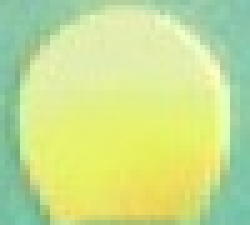
#> input picture Buoy detection using GMM/Code/Dataset1/Yellow/Training/Yellow131.jpg, 50 x 45 px (shown 5 times larger); its folder holds only this picture in this run
$ python histogram_yellow.py
#> lines starting #> are read from the running program, lines starting #| are printed output that depends on the picture
import cv2
import numpy as np
from matplotlib import pyplot as plt
import os
import math

path = "Dataset1/Yellow/Training/"


def gaussian(x, mu, sig):
    gauss = ((1 / (sig * math.sqrt(2 * math.pi))) * np.exp(-np.power(x - mu, 2.) / (2 * np.power(sig, 2.))))
    return gauss


def get_images():
    images = []
    for image in os.listdir(path):
        images.append(image)
    return images


def calc_hist(images):
    histogram_b = np.zeros((256, 1))
    histogram_g = np.zeros((256, 1))
    histogram_r = np.zeros((256, 1))

    for image in images:
        imagee = cv2.imread("%s%s" % (path, image))
        img = cv2.GaussianBlur(imagee, (5, 5), 0)
        color = ("b", "g", "r")
        for i, col in enumerate(color):
            if col == 'b':
                histr_b = cv2.calcHist([img], [i], None, [256], [0, 256])
                histogram_b = np.column_stack((histogram_b, histr_b))
            if col == 'g':
                histr_g = cv2.calcHist([img], [i], None, [256], [0, 256])
                histogram_g = np.column_stack((histogram_g, histr_g))
            if col == 'r':
                histr_r = cv2.calcHist([img], [i], None, [256], [0, 256])
                histogram_r = np.column_stack((histogram_r, histr_r))
    return img, histogram_r, histogram_g, histogram_b


def histogram_avg(histogram_r, histogram_g, histogram_b):
    histogram_avg_r = np.sum(histogram_r, axis=1) / (histogram_r.shape[1] - 1)
    histogram_avg_g = np.sum(histogram_g, axis=1) / (histogram_g.shape[1] - 1)
    histogram_avg_b = np.sum(histogram_b, axis=1) / (histogram_b.shape[1] - 1)
    plt.plot(histogram_avg_r, color='r')
    plt.plot(histogram_avg_g, color='g')
    plt.plot(histogram_avg_b, color='b')
    plt.show()


def plot_bellcurve(img):
    (mean, stds) = cv2.meanStdDev(img)
    x = list(range(0, 255))

    g_mean = mean[1]
    g_std = stds[1]

    r_mean = mean[2]
    r_std = stds[2]

    gauss_g = gaussian(x, g_mean, g_std)
    gauss_o = gaussian(x, r_mean, r_std)

    plt.plot(gauss_g, color='g')
    plt.plot(gauss_o, color='r')
    plt.show()


def main():
    images = get_images()
    img, histogram_r, histogram_g, histogram_b = calc_hist(images)
#> in calc_hist, imagee is the input picture: shape (45, 50, 3); mean B, G, R 142.9, 224.4, 200.6
#> after the loop in calc_hist, `for i, col in enumerate(color):`: histogram_b = 256 pairs, first value 0 to 0, second value 0 to 67; histogram_g = 256 pairs, first value 0 to 0, second value 0 to 186; histogram_r = 256 pairs, first value 0 to 0, second value 0 to 168
    histogram_avg( histogram_r, histogram_g, histogram_b)
#> in histogram_avg, `histogram_avg_r = np.sum(histogram_r, axis=1) / (histogram_r.shape[1] ..`: histogram_avg_r = 256 values, max 168 at index 227, min 0 at index 0, mean 8.79
#> in histogram_avg, `histogram_avg_g = np.sum(histogram_g, axis=1) / (histogram_g.shape[1] ..`: histogram_avg_g = 256 values, max 186 at index 241, min 0 at index 0, mean 8.79
#> in histogram_avg, `histogram_avg_b = np.sum(histogram_b, axis=1) / (histogram_b.shape[1] ..`: histogram_avg_b = 256 values, max 67 at index 168, min 0 at index 0, mean 8.79
#> in histogram_avg, `plt.show()`:
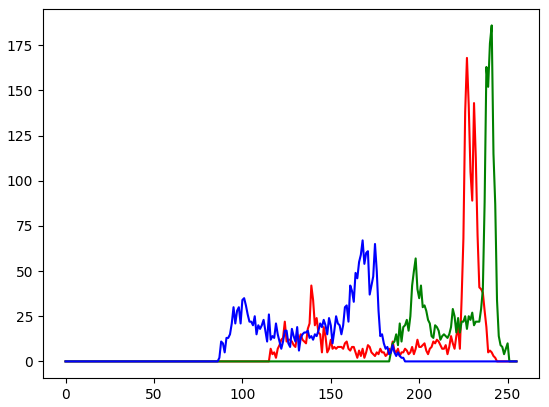
#> figure drawn by matplotlib, 1 panel; curve peaks at x = 227, y = 168; curve peaks at x = 241, y = 186; curve peaks at x = 168, y = 67
    plot_bellcurve(img)
#> in plot_bellcurve, `(mean, stds) = cv2.meanStdDev(img)`: mean = [142.9, 224.5, 200.8]; stds = [28.83, 18.56, 39.27]
#> in plot_bellcurve, `g_mean = mean[1]`: g_mean = [224.5]
#> in plot_bellcurve, `g_std = stds[1]`: g_std = [18.56]
#> in plot_bellcurve, `r_mean = mean[2]`: r_mean = [200.8]
#> in plot_bellcurve, `r_std = stds[2]`: r_std = [39.27]
#> in gaussian, `gauss = ((1 / (sig * math.sqrt(2 * math.pi))) * np.exp(-np.power(x - m..`: gauss = 255 values, max 0.0215 at index 225, min 3.57e-34 at index 0, mean 0.00371
#> in plot_bellcurve, `gauss_g = gaussian(x, g_mean, g_std)`: gauss_g has the same summary as gauss in gaussian
#> in plot_bellcurve, `gauss_o = gaussian(x, r_mean, r_std)`: gauss_o = 255 values, max 0.0102 at index 201, min 2.14e-08 at index 0, mean 0.00359
#> in plot_bellcurve, `plt.show()`:
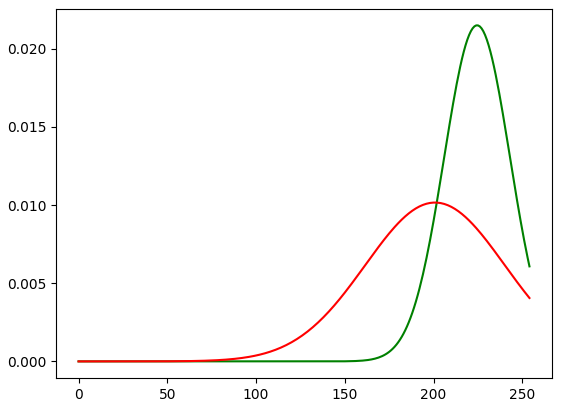
#> figure drawn by matplotlib, 1 panel; curve peaks at x = 225, y = 0.0215; curve peaks at x = 201, y = 0.0102


if __name__ == '__main__':
    main()

$ run again, on Buoy detection using GMM/Code/Dataset1/Yellow/Training/Yellow141.jpg
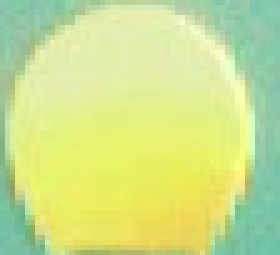
#> input picture Buoy detection using GMM/Code/Dataset1/Yellow/Training/Yellow141.jpg, 56 x 51 px (shown 5 times larger)
#> in calc_hist, imagee is the input picture: shape (51, 56, 3); mean B, G, R 140.5, 225.7, 205
#> after the loop in calc_hist, `for i, col in enumerate(color):`: histogram_b = 256 pairs, first value 0 to 0, second value 0 to 98; histogram_g = 256 pairs, first value 0 to 0, second value 0 to 291; histogram_r = 256 pairs, first value 0 to 0, second value 0 to 234
#> histogram_avg_r = 256 values, max 234 at index 228, min 0 at index 0, mean 11.16
#> histogram_avg_g = 256 values, max 291 at index 240, min 0 at index 0, mean 11.16
#> histogram_avg_b = 256 values, max 98 at index 166, min 0 at index 0, mean 11.16
#> in histogram_avg, `plt.show()`:
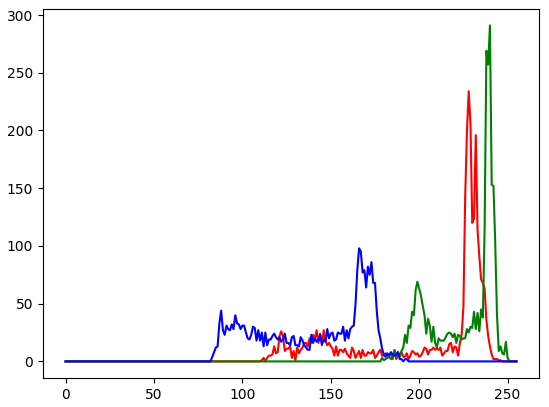
#> figure drawn by matplotlib, 1 panel; curve peaks at x = 228, y = 234; curve peaks at x = 240, y = 291; curve peaks at x = 166, y = 98
#> mean = [140.5, 225.8, 205.3]; stds = [30.8, 17.76, 38.38]
#> g_mean = [225.8]
#> g_std = [17.76]
#> r_mean = [205.3]
#> r_std = [38.38]
#> gauss = 255 values, max 0.0225 at index 226, min 1.71e-37 at index 0, mean 0.00371
#> gauss_g has the same summary as gauss in gaussian
#> gauss_o = 255 values, max 0.0104 at index 205, min 6.32e-09 at index 0, mean 0.00353
#> in plot_bellcurve, `plt.show()`:
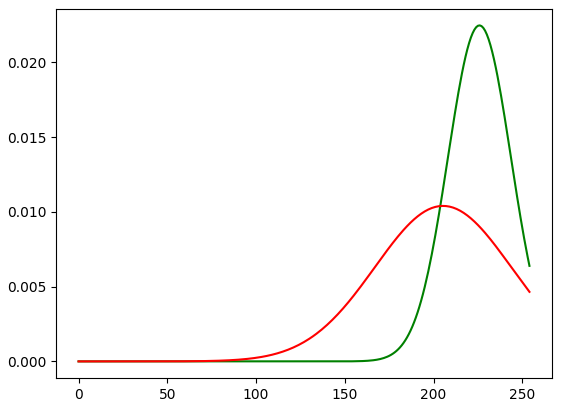
#> figure drawn by matplotlib, 1 panel; curve peaks at x = 226, y = 0.0225; curve peaks at x = 205, y = 0.0104

$ run again, on Buoy detection using GMM/Code/Dataset1/Yellow/Training/Yellow149.jpg
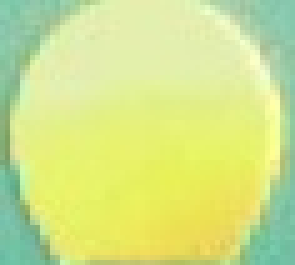
#> input picture Buoy detection using GMM/Code/Dataset1/Yellow/Training/Yellow149.jpg, 59 x 53 px (shown 5 times larger)
#> in calc_hist, imagee is the input picture: shape (53, 59, 3); mean B, G, R 137.2, 228, 209.4
#> after the loop in calc_hist, `for i, col in enumerate(color):`: histogram_b = 256 pairs, first value 0 to 0, second value 0 to 131; histogram_g = 256 pairs, first value 0 to 0, second value 0 to 351; histogram_r = 256 pairs, first value 0 to 0, second value 0 to 318
#> histogram_avg_r = 256 values, max 318 at index 227, min 0 at index 0, mean 12.21
#> histogram_avg_g = 256 values, max 351 at index 239, min 0 at index 0, mean 12.21
#> histogram_avg_b = 256 values, max 131 at index 174, min 0 at index 0, mean 12.21
#> in histogram_avg, `plt.show()`:
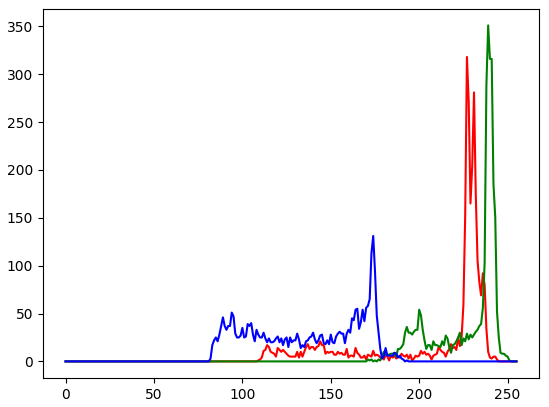
#> figure drawn by matplotlib, 1 panel; curve peaks at x = 227, y = 318; curve peaks at x = 239, y = 351; curve peaks at x = 174, y = 131
#> mean = [137.1, 228.1, 209.7]; stds = [31.32, 17.92, 36.41]
#> g_mean = [228.1]
#> g_std = [17.92]
#> r_mean = [209.7]
#> r_std = [36.41]
#> gauss = 255 values, max 0.0223 at index 228, min 1.5e-37 at index 0, mean 0.00364
#> gauss_g has the same summary as gauss in gaussian
#> gauss_o = 255 values, max 0.011 at index 210, min 6.91e-10 at index 0, mean 0.00349
#> in plot_bellcurve, `plt.show()`:
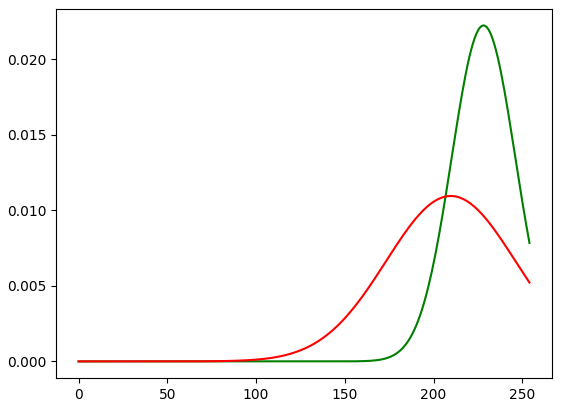
#> figure drawn by matplotlib, 1 panel; curve peaks at x = 228, y = 0.0223; curve peaks at x = 210, y = 0.011

$ run again, on Buoy detection using GMM/Code/Dataset1/Yellow/Training/Yellow133.jpg
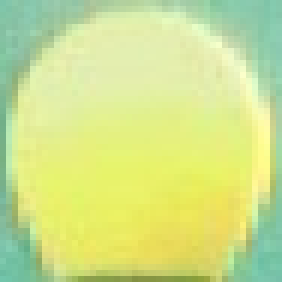
#> input picture Buoy detection using GMM/Code/Dataset1/Yellow/Training/Yellow133.jpg, 47 x 47 px (shown 6 times larger)
#> in calc_hist, imagee is the input picture: shape (47, 47, 3); mean B, G, R 139.6, 226.3, 207.2
#> after the loop in calc_hist, `for i, col in enumerate(color):`: histogram_b = 256 pairs, first value 0 to 0, second value 0 to 62; histogram_g = 256 pairs, first value 0 to 0, second value 0 to 225; histogram_r = 256 pairs, first value 0 to 0, second value 0 to 231
#> histogram_avg_r = 256 values, max 231 at index 228, min 0 at index 0, mean 8.63
#> histogram_avg_g = 256 values, max 225 at index 239, min 0 at index 0, mean 8.63
#> histogram_avg_b = 256 values, max 62 at index 172, min 0 at index 0, mean 8.63
#> in histogram_avg, `plt.show()`:
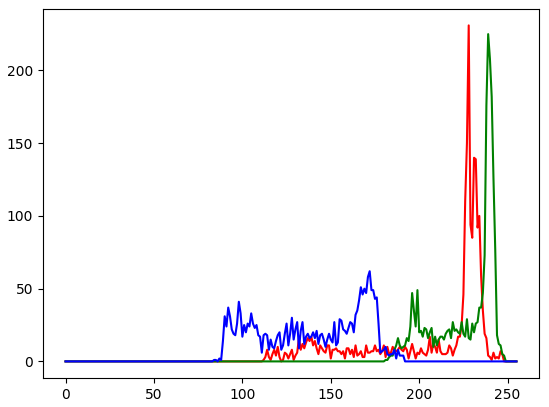
#> figure drawn by matplotlib, 1 panel; curve peaks at x = 228, y = 231; curve peaks at x = 239, y = 225; curve peaks at x = 172, y = 62
#> mean = [139.6, 226.7, 207.8]; stds = [29.51, 17.34, 35.08]
#> g_mean = [226.7]
#> g_std = [17.34]
#> r_mean = [207.8]
#> r_std = [35.08]
#> gauss = 255 values, max 0.023 at index 227, min 1.76e-39 at index 0, mean 0.00371
#> gauss_g has the same summary as gauss in gaussian
#> gauss_o = 255 values, max 0.0114 at index 208, min 2.73e-10 at index 0, mean 0.00356
#> in plot_bellcurve, `plt.show()`:
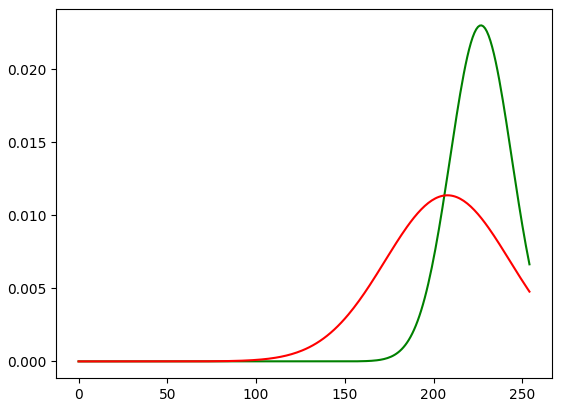
#> figure drawn by matplotlib, 1 panel; curve peaks at x = 227, y = 0.023; curve peaks at x = 208, y = 0.0114
